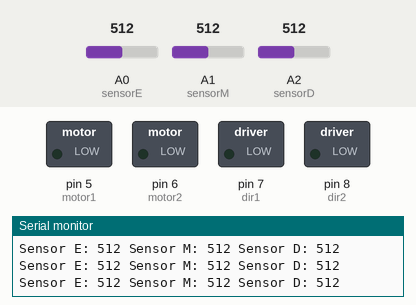
A sketch run on a simulated Arduino Uno, built with avr-gcc and run on an emulated ATmega328P. On the bench: switched loads named in the sketch (green lamp = pin HIGH), the last lines printed to the serial monitor. The test bench sets the inputs (shaded band); at power-on: A0 (sensorE) = 512, A1 (sensorM) = 512, A2 (sensorD) = 512.

Above: at 1.2 s.
1.3 s: A0 (sensorE) set to 490
At 2.5 s:
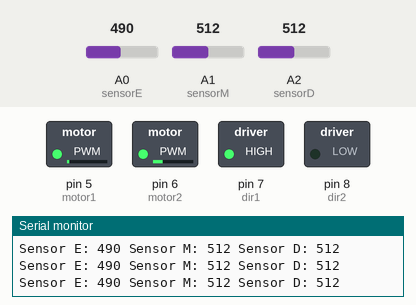
2.8 s: A1 (sensorM) set to 487
At 3.4 s:
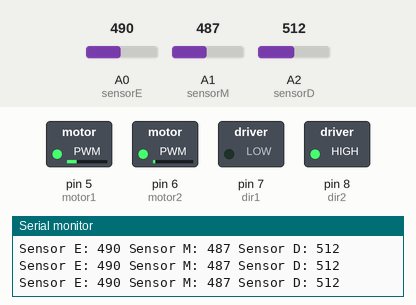
4.3 s: A2 (sensorD) set to 484
At 4.9 s:
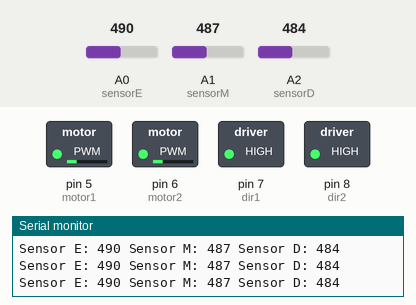
5.8 s: A2 (sensorD) set to 510
At 6.7 s:
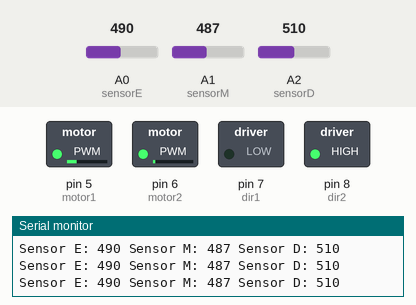
8.8 s: A2 (sensorD) set to 490
At 10.1 s:
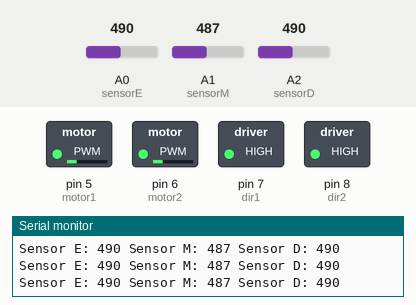
Timing chart, 0 to 11.8 s (numbered marks = the images above; inputs shaded):
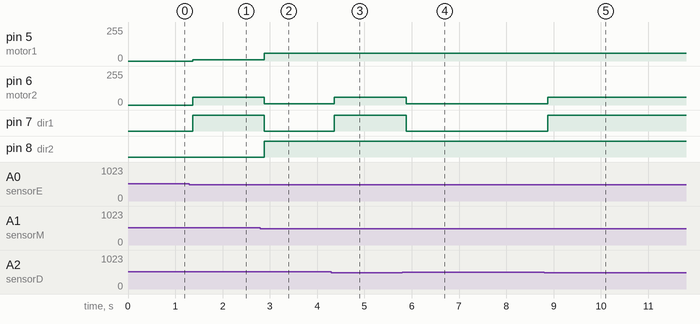

The sketch:

codigo_teste1.ino
```cpp
const int motor1 = 5; //velocidade motor 1 - de 0 a 255 (motor 1 esquero)
const int motor2 = 6; //velocidade motor 2 - de 0 a 255 (motor 2 direito)

const int dir1 = 7; //direcao do motor 1 - HIGH ou LOW dir1 é esquerda
const int dir2 = 8; //direcao do motor 2 - HIGH ou LOW dir2 é direita


const int sensorE = A0; //sensor esquerda (ver a porta certinho na julieta quando voltar a robotica)
const int sensorM = A1; //sensor meio
const int sensorD = A2; //sensor direito

void setup() {
  Serial.begin(9600);

  pinMode(motor1, OUTPUT);
  pinMode(motor2, OUTPUT);
  pinMode(dir1, OUTPUT);
  pinMode(dir2, OUTPUT);
  pinMode(sensorE, INPUT);
  pinMode(sensorM, INPUT);
  pinMode(sensorD, INPUT);
}

void loop() {
  int valorSensorE = analogRead(sensorE);
  int valorSensorM = analogRead(sensorM);
  int valorSensorD = analogRead(sensorD);

  Serial.print("Sensor E: "); Serial.print(valorSensorE);
  Serial.print(" Sensor M: "); Serial.print(valorSensorM);
  Serial.print(" Sensor D: "); Serial.println(valorSensorD);

  if (is_black(valorSensorM) == true) { //se o sensor do meio estiver no preto
    if (is_black(valorSensorE) == false) { //se o sensor esquerdo estiver no branco
      praEsquerda(10, 60); //XX1 é a velocidade do motor da esquerda, que devera ser menor. Testar se deve ou nao ir para tras na robotica
    } else if (is_black(valorSensorD) == false) { //se o sensor direito estiver no branco
      praDireita(60, 10); //XX2 é a velocidade do motor da direita, que devera ser menor. Testar se deve ou nao ir para tras na robotica
    }
  } else {
    if (is_black(valorSensorM) == false && is_black(valorSensorE) == false && is_black(valorSensorD) == false) {
      praFrente(60); //velocidade dos dois motores, porque os dois tem que ir pra frente na mesma velocidade
    } else if (is_black(valorSensorM) == false && is_black(valorSensorE) == true && is_black(valorSensorD) == true) {
      praFrente(60); //velocidade dos dois motores, porque os dois tem que ir pra frente na mesma velocidade
    } else if (is_black(valorSensorM) == false && is_black(valorSensorE) == false && is_black(valorSensorD) == true) {
      praDireita(60, 10); //XX2 é a velocidade do motor da direita, que devera ser menor. Testar se deve ou nao ir para tras na robotica
    } else if (is_black(valorSensorM) == false && is_black(valorSensorE) == true && is_black(valorSensorD) == false) {
      praEsquerda(10, 60); //XX1 é a velocidade do motor da esquerda, que devera ser menor. Testar se deve ou nao ir para tras na robotica
    }
  }
}

bool is_black(int sensor)
{
  if(sensor > 500)
  {
    return true;
  }
  else
  {
    return false;
  }
}

void praFrente(int velocidade) {
  digitalWrite(dir1, HIGH); // Define a direção do motor 1 para frente
  digitalWrite(dir2, HIGH); // Define a direção do motor 2 para frente
  analogWrite(motor1, velocidade); // Define a velocidade do motor 1 (mesma velocidade para os dois)
  analogWrite(motor2, velocidade); // Define a velocidade do motor 2
}

void praEsquerda(int velocidade1, int velocidade2) {
  digitalWrite(dir1, HIGH); // Define a direção do motor 1 para frente
  digitalWrite(dir2, LOW); // Define a direção do motor 2 para trás (ver se nao é bom deixar no high com uma vel mais baixa que o outro, vamos testar isso)
  analogWrite(motor1, velocidade1); // Define a velocidade do motor 1 (esquerda) (velocidade -)
  analogWrite(motor2, velocidade2); // Define a velocidade do motor 2 (direita) (velocidade +)
}

void praDireita(int velocidade1, int velocidade2) {
  digitalWrite(dir1, LOW); // Define a direção do motor 1 para trás (ver se nao é bom deixar no high com uma vel mais baixa que o outro, vamos testar isso)
  digitalWrite(dir2, HIGH); // Define a direção do motor 2 para frente
  analogWrite(motor1, velocidade1); // Define a velocidade do motor 1 (esquerda) (velocidade +)
  analogWrite(motor2, velocidade2); // Define a velocidade do motor 2 (direita) (velocidade -)
}
```

Measured:
- the behaviour switches between 501 and 500 on A0 (sensorE) (found by bisection; images 0 and 1)
- the behaviour switches between 501 and 500 on A1 (sensorM) (found by bisection; images 1 and 2)
- the behaviour switches between 501 and 500 on A2 (sensorD) (found by bisection; images 2 and 3)
- after the input at 1.3 s, pin 5 (motor1): 0/255 → 10/255 after 0.06 s; pin 6 (motor2): 0/255 → 60/255 after 0.06 s; pin 7 (dir1): LOW → HIGH after 0.06 s
- after the input at 2.8 s, pin 5 (motor1): 10/255 → 60/255 after 0.08 s; pin 6 (motor2): 60/255 → 10/255 after 0.08 s; pin 7 (dir1): HIGH → LOW after 0.08 s; pin 8 (dir2): LOW → HIGH after 0.08 s
- after the input at 4.3 s, pin 6 (motor2): 10/255 → 60/255 after 0.06 s; pin 7 (dir1): LOW → HIGH after 0.06 s
- after the input at 5.8 s, pin 6 (motor2): 60/255 → 10/255 after 0.08 s; pin 7 (dir1): HIGH → LOW after 0.08 s
- after the input at 8.8 s, pin 6 (motor2): 10/255 → 60/255 after 0.08 s; pin 7 (dir1): LOW → HIGH after 0.08 s
